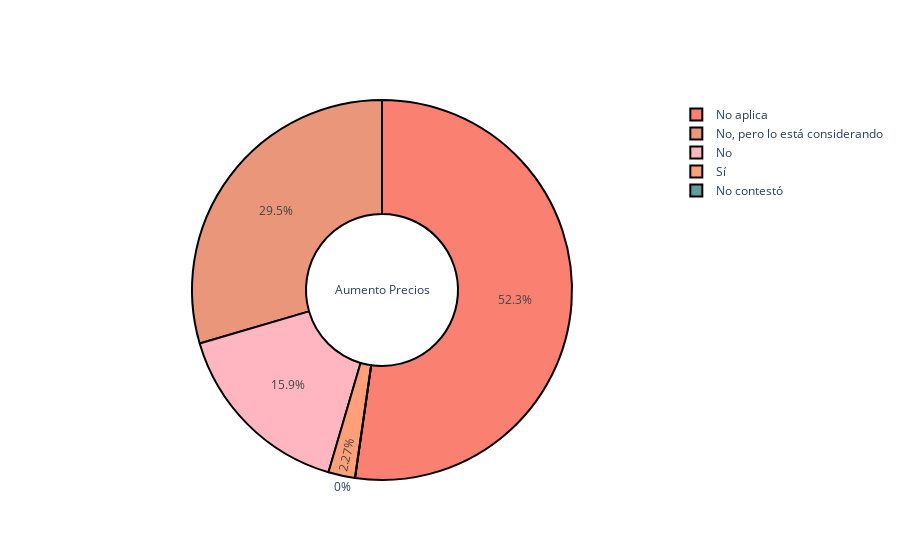

Source (notebook cell):
### Code cell
si=0
no = 0
na=0
nc=0
cons=0
for i in range(0, len(df)):
    if df['aumento_precios'][i] == 'Sí':
        si += 1
    if df['aumento_precios'][i] == 'No':
        no += 1
    if df['aumento_precios'][i] == 'No aplica':
        na += 1
    if df['aumento_precios'][i] == 'No contesto':
        nc += 1
    if df['aumento_precios'][i] == 'No, pero lo estoy considerando':
        cons += 1
        

fig = po.Figure(data = [po.Pie(labels = ['Sí','No','No aplica','No contestó','No, pero lo está considerando'], 
                               values = [si, no,na,nc,cons] ,title = 'Aumento Precios',
                               hole=.4)])
colors = ['#FFA07A', '#FFB6C1', '#FA8072','cadetblue', '#E9967A' ]
fig.update_traces(marker=dict(colors=colors, line=dict(color='#000000', width=2)))
fig.show()

### Figure 1 — Plotly figure (JSON) as saved in the notebook; plotly's stock layout.template omitted (floating-point values rounded to 4 significant figures)
{"data": [{"hole": 0.4, "labels": ["Sí", "No", "No aplica", "No contestó", "No, pero lo está considerando"], "marker": {"colors": ["#FFA07A", "#FFB6C1", "#FA8072", "cadetblue", "#E9967A"], "line": {"color": "#000000", "width": 2}}, "title": {"text": "Aumento Precios"}, "type": "pie", "values": [1, 7, 23, 0, 13]}], "layout": {}}
